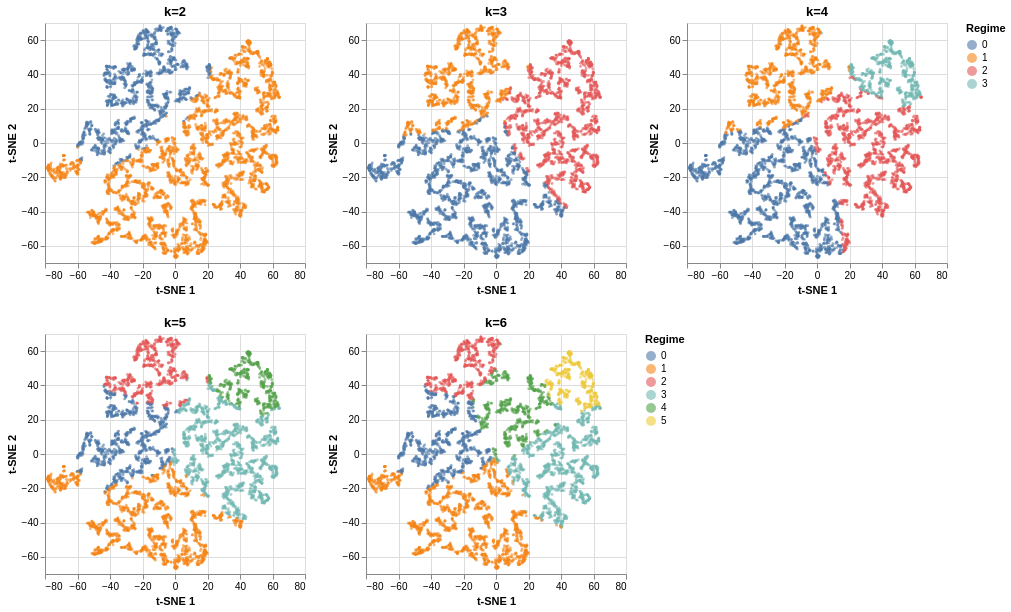

Here is the notebook cell this chart was saved with:
### Code cell
tsne_grid(coords, plot_idx, results)

### Figure 1 — Vega specification as saved in the notebook (floating-point values rounded to 4 significant figures; data arrays with more than 128 entries replaced by an {"elided": "..."} marker saying what was removed)
{"$schema": "https://vega.github.io/schema/vega/v6.json", "data": [{"name": "source_0", "values": {"elided": "5000 records"}}, {"name": "source_1", "values": {"elided": "5000 records"}}, {"name": "source_2", "values": {"elided": "5000 records"}}, {"name": "source_3", "values": {"elided": "5000 records"}}, {"name": "source_4", "values": {"elided": "5000 records"}}, {"name": "source_0_concat_0_color_domain_regime_0", "values": [{"regime": "0"}, {"regime": "1"}]}, {"name": "source_1_concat_0_color_domain_regime_1", "values": [{"regime": "0"}, {"regime": "1"}, {"regime": "2"}]}, {"name": "source_2_concat_0_color_domain_regime_2", "values": [{"regime": "0"}, {"regime": "1"}, {"regime": "2"}, {"regime": "3"}]}, {"name": "source_0_concat_0_concat_0_x_domain_tsne_1", "values": [{"min": -78.46, "max": 64.28}]}, {"name": "source_0_concat_0_concat_0_y_domain_tsne_2", "values": [{"min": -66.82, "max": 68.36}]}, {"name": "source_1_concat_0_concat_1_x_domain_tsne_1", "values": [{"min": -78.46, "max": 64.28}]}, {"name": "source_1_concat_0_concat_1_y_domain_tsne_2", "values": [{"min": -66.82, "max": 68.36}]}, {"name": "source_2_concat_0_concat_2_x_domain_tsne_1", "values": [{"min": -78.46, "max": 64.28}]}, {"name": "source_2_concat_0_concat_2_y_domain_tsne_2", "values": [{"min": -66.82, "max": 68.36}]}, {"name": "source_3_concat_1_color_domain_regime_0", "values": [{"regime": "0"}, {"regime": "1"}, {"regime": "2"}, {"regime": "3"}, {"regime": "4"}]}, {"name": "source_4_concat_1_color_domain_regime_1", "values": [{"regime": "0"}, {"regime": "1"}, {"regime": "2"}, {"regime": "4"}, {"regime": "3"}, {"regime": "5"}]}, {"name": "source_3_concat_1_concat_0_x_domain_tsne_1", "values": [{"min": -78.46, "max": 64.28}]}, {"name": "source_3_concat_1_concat_0_y_domain_tsne_2", "values": [{"min": -66.82, "max": 68.36}]}, {"name": "source_4_concat_1_concat_1_x_domain_tsne_1", "values": [{"min": -78.46, "max": 64.28}]}, {"name": "source_4_concat_1_concat_1_y_domain_tsne_2", "values": [{"min": -66.82, "max": 68.36}]}], "signals": [{"name": "childHeight", "value": 240}, {"name": "concat_0_childWidth", "value": 260}, {"name": "concat_1_childWidth", "value": 260}], "marks": [{"type": "group", "name": "concat_0_group", "marks": [{"type": "group", "name": "concat_0_concat_0_group", "encode": {"update": {"width": {"signal": "concat_0_childWidth"}, "height": {"signal": "childHeight"}}}, "marks": [{"type": "symbol", "name": "concat_0_concat_0_marks", "from": {"data": "source_0"}, "encode": {"update": {"fill": {"field": "regime", "scale": "concat_0_color"}, "shape": {"value": "circle"}, "y": {"field": "tsne_2", "scale": "concat_0_concat_0_y"}, "x": {"field": "tsne_1", "scale": "concat_0_concat_0_x"}, "size": {"value": 8}, "opacity": {"value": 0.6}}}, "style": ["circle"]}], "axes": [{"scale": "concat_0_concat_0_x", "maxExtent": 0, "zindex": 0, "gridScale": "concat_0_concat_0_y", "ticks": false, "orient": "bottom", "labels": false, "minExtent": 0, "tickCount": {"signal": "ceil(concat_0_childWidth/40)"}, "domain": false, "aria": false, "grid": true}, {"scale": "concat_0_concat_0_y", "maxExtent": 0, "aria": false, "grid": true, "gridScale": "concat_0_concat_0_x", "domain": false, "tickCount": {"signal": "ceil(childHeight/40)"}, "labels": false, "orient": "left", "ticks": false, "minExtent": 0, "zindex": 0}, {"scale": "concat_0_concat_0_x", "grid": false, "title": "t-SNE 1", "labelOverlap": true, "tickCount": {"signal": "ceil(concat_0_childWidth/40)"}, "labelFlush": true, "zindex": 0, "orient": "bottom"}, {"scale": "concat_0_concat_0_y", "title": "t-SNE 2", "orient": "left", "labelOverlap": true, "tickCount": {"signal": "ceil(childHeight/40)"}, "grid": false, "zindex": 0}], "title": {"text": "k=2", "frame": "group"}, "style": "cell"}, {"type": "group", "name": "concat_0_concat_1_group", "encode": {"update": {"width": {"signal": "concat_0_childWidth"}, "height": {"signal": "childHeight"}}}, "marks": [{"type": "symbol", "name": "concat_0_concat_1_marks", "from": {"data": "source_1"}, "encode": {"update": {"size": {"value": 8}, "shape": {"value": "circle"}, "opacity": {"value": 0.6}, "x": {"field": "tsne_1", "scale": "concat_0_concat_1_x"}, "y": {"field": "tsne_2", "scale": "concat_0_concat_1_y"}, "fill": {"field": "regime", "scale": "concat_0_color"}}}, "style": ["circle"]}], "axes": [{"scale": "concat_0_concat_1_x", "maxExtent": 0, "aria": false, "grid": true, "tickCount": {"signal": "ceil(concat_0_childWidth/40)"}, "orient": "bottom", "ticks": false, "labels": false, "zindex": 0, "minExtent": 0, "gridScale": "concat_0_concat_1_y", "domain": false}, {"scale": "concat_0_concat_1_y", "grid": true, "maxExtent": 0, "gridScale": "concat_0_concat_1_x", "aria": false, "labels": false, "domain": false, "orient": "left", "ticks": false, "zindex": 0, "minExtent": 0, "tickCount": {"signal": "ceil(childHeight/40)"}}, {"scale": "concat_0_concat_1_x", "tickCount": {"signal": "ceil(concat_0_childWidth/40)"}, "zindex": 0, "title": "t-SNE 1", "labelFlush": true, "grid": false, "labelOverlap": true, "orient": "bottom"}, {"scale": "concat_0_concat_1_y", "orient": "left", "zindex": 0, "tickCount": {"signal": "ceil(childHeight/40)"}, "grid": false, "title": "t-SNE 2", "labelOverlap": true}], "title": {"text": "k=3", "frame": "group"}, "style": "cell"}, {"type": "group", "name": "concat_0_concat_2_group", "encode": {"update": {"height": {"signal": "childHeight"}, "width": {"signal": "concat_0_childWidth"}}}, "marks": [{"type": "symbol", "name": "concat_0_concat_2_marks", "from": {"data": "source_2"}, "encode": {"update": {"opacity": {"value": 0.6}, "fill": {"field": "regime", "scale": "concat_0_color"}, "x": {"field": "tsne_1", "scale": "concat_0_concat_2_x"}, "y": {"field": "tsne_2", "scale": "concat_0_concat_2_y"}, "shape": {"value": "circle"}, "size": {"value": 8}}}, "style": ["circle"]}], "axes": [{"scale": "concat_0_concat_2_x", "gridScale": "concat_0_concat_2_y", "grid": true, "tickCount": {"signal": "ceil(concat_0_childWidth/40)"}, "domain": false, "aria": false, "orient": "bottom", "maxExtent": 0, "minExtent": 0, "ticks": false, "zindex": 0, "labels": false}, {"scale": "concat_0_concat_2_y", "domain": false, "ticks": false, "gridScale": "concat_0_concat_2_x", "aria": false, "grid": true, "orient": "left", "zindex": 0, "labels": false, "tickCount": {"signal": "ceil(childHeight/40)"}, "maxExtent": 0, "minExtent": 0}, {"scale": "concat_0_concat_2_x", "zindex": 0, "grid": false, "title": "t-SNE 1", "labelFlush": true, "orient": "bottom", "labelOverlap": true, "tickCount": {"signal": "ceil(concat_0_childWidth/40)"}}, {"scale": "concat_0_concat_2_y", "title": "t-SNE 2", "zindex": 0, "grid": false, "labelOverlap": true, "tickCount": {"signal": "ceil(childHeight/40)"}, "orient": "left"}], "title": {"text": "k=4", "frame": "group"}, "style": "cell"}], "layout": {"padding": 20, "bounds": "full", "align": "each"}, "legends": [{"title": "Regime", "fill": "concat_0_color", "symbolType": "circle", "encode": {"symbols": {"update": {"opacity": {"value": 0.6}}}}}]}, {"type": "group", "name": "concat_1_group", "marks": [{"type": "group", "name": "concat_1_concat_0_group", "encode": {"update": {"height": {"signal": "childHeight"}, "width": {"signal": "concat_1_childWidth"}}}, "marks": [{"type": "symbol", "name": "concat_1_concat_0_marks", "from": {"data": "source_3"}, "encode": {"update": {"opacity": {"value": 0.6}, "fill": {"field": "regime", "scale": "concat_1_color"}, "size": {"value": 8}, "shape": {"value": "circle"}, "x": {"field": "tsne_1", "scale": "concat_1_concat_0_x"}, "y": {"field": "tsne_2", "scale": "concat_1_concat_0_y"}}}, "style": ["circle"]}], "axes": [{"scale": "concat_1_concat_0_x", "minExtent": 0, "orient": "bottom", "tickCount": {"signal": "ceil(concat_1_childWidth/40)"}, "maxExtent": 0, "gridScale": "concat_1_concat_0_y", "labels": false, "aria": false, "grid": true, "zindex": 0, "domain": false, "ticks": false}, {"scale": "concat_1_concat_0_y", "grid": true, "zindex": 0, "gridScale": "concat_1_concat_0_x", "minExtent": 0, "orient": "left", "tickCount": {"signal": "ceil(childHeight/40)"}, "domain": false, "labels": false, "maxExtent": 0, "ticks": false, "aria": false}, {"scale": "concat_1_concat_0_x", "orient": "bottom", "labelOverlap": true, "grid": false, "labelFlush": true, "tickCount": {"signal": "ceil(concat_1_childWidth/40)"}, "zindex": 0, "title": "t-SNE 1"}, {"scale": "concat_1_concat_0_y", "tickCount": {"signal": "ceil(childHeight/40)"}, "orient": "left", "title": "t-SNE 2", "grid": false, "labelOverlap": true, "zindex": 0}], "title": {"text": "k=5", "frame": "group"}, "style": "cell"}, {"type": "group", "name": "concat_1_concat_1_group", "encode": {"update": {"height": {"signal": "childHeight"}, "width": {"signal": "concat_1_childWidth"}}}, "marks": [{"type": "symbol", "name": "concat_1_concat_1_marks", "from": {"data": "source_4"}, "encode": {"update": {"y": {"field": "tsne_2", "scale": "concat_1_concat_1_y"}, "x": {"field": "tsne_1", "scale": "concat_1_concat_1_x"}, "opacity": {"value": 0.6}, "shape": {"value": "circle"}, "fill": {"field": "regime", "scale": "concat_1_color"}, "size": {"value": 8}}}, "style": ["circle"]}], "axes": [{"scale": "concat_1_concat_1_x", "minExtent": 0, "grid": true, "gridScale": "concat_1_concat_1_y", "tickCount": {"signal": "ceil(concat_1_childWidth/40)"}, "domain": false, "ticks": false, "zindex": 0, "labels": false, "orient": "bottom", "aria": false, "maxExtent": 0}, {"scale": "concat_1_concat_1_y", "maxExtent": 0, "aria": false, "gridScale": "concat_1_concat_1_x", "minExtent": 0, "ticks": false, "tickCount": {"signal": "ceil(childHeight/40)"}, "grid": true, "zindex": 0, "domain": false, "orient": "left", "labels": false}, {"scale": "concat_1_concat_1_x", "grid": false, "labelFlush": true, "labelOverlap": true, "tickCount": {"signal": "ceil(concat_1_childWidth/40)"}, "zindex": 0, "orient": "bottom", "title": "t-SNE 1"}, {"scale": "concat_1_concat_1_y", "zindex": 0, "tickCount": {"signal": "ceil(childHeight/40)"}, "orient": "left", "title": "t-SNE 2", "labelOverlap": true, "grid": false}], "title": {"text": "k=6", "frame": "group"}, "style": "cell"}], "legends": [{"title": "Regime", "fill": "concat_1_color", "symbolType": "circle", "encode": {"symbols": {"update": {"opacity": {"value": 0.6}}}}}], "layout": {"padding": 20, "bounds": "full", "align": "each"}}], "scales": [{"name": "concat_0_color", "type": "ordinal", "domain": {"fields": [{"data": "source_0_concat_0_color_domain_regime_0", "field": "regime"}, {"data": "source_1_concat_0_color_domain_regime_1", "field": "regime"}, {"data": "source_2_concat_0_color_domain_regime_2", "field": "regime"}], "sort": true}, "range": "category"}, {"name": "concat_0_concat_0_x", "type": "linear", "domain": [{"signal": "(data(\"source_0_concat_0_concat_0_x_domain_tsne_1\")[0] || {}).min"}, {"signal": "(data(\"source_0_concat_0_concat_0_x_domain_tsne_1\")[0] || {}).max"}], "range": [0, {"signal": "concat_0_childWidth"}], "nice": true, "zero": true}, {"name": "concat_0_concat_0_y", "type": "linear", "domain": [{"signal": "(data(\"source_0_concat_0_concat_0_y_domain_tsne_2\")[0] || {}).min"}, {"signal": "(data(\"source_0_concat_0_concat_0_y_domain_tsne_2\")[0] || {}).max"}], "range": [{"signal": "childHeight"}, 0], "zero": true, "nice": true}, {"name": "concat_0_concat_1_x", "type": "linear", "domain": [{"signal": "(data(\"source_1_concat_0_concat_1_x_domain_tsne_1\")[0] || {}).min"}, {"signal": "(data(\"source_1_concat_0_concat_1_x_domain_tsne_1\")[0] || {}).max"}], "range": [0, {"signal": "concat_0_childWidth"}], "nice": true, "zero": true}, {"name": "concat_0_concat_1_y", "type": "linear", "domain": [{"signal": "(data(\"source_1_concat_0_concat_1_y_domain_tsne_2\")[0] || {}).min"}, {"signal": "(data(\"source_1_concat_0_concat_1_y_domain_tsne_2\")[0] || {}).max"}], "range": [{"signal": "childHeight"}, 0], "zero": true, "nice": true}, {"name": "concat_0_concat_2_x", "type": "linear", "domain": [{"signal": "(data(\"source_2_concat_0_concat_2_x_domain_tsne_1\")[0] || {}).min"}, {"signal": "(data(\"source_2_concat_0_concat_2_x_domain_tsne_1\")[0] || {}).max"}], "range": [0, {"signal": "concat_0_childWidth"}], "nice": true, "zero": true}, {"name": "concat_0_concat_2_y", "type": "linear", "domain": [{"signal": "(data(\"source_2_concat_0_concat_2_y_domain_tsne_2\")[0] || {}).min"}, {"signal": "(data(\"source_2_concat_0_concat_2_y_domain_tsne_2\")[0] || {}).max"}], "range": [{"signal": "childHeight"}, 0], "nice": true, "zero": true}, {"name": "concat_1_color", "type": "ordinal", "domain": {"fields": [{"data": "source_3_concat_1_color_domain_regime_0", "field": "regime"}, {"data": "source_4_concat_1_color_domain_regime_1", "field": "regime"}], "sort": true}, "range": "category"}, {"name": "concat_1_concat_0_x", "type": "linear", "domain": [{"signal": "(data(\"source_3_concat_1_concat_0_x_domain_tsne_1\")[0] || {}).min"}, {"signal": "(data(\"source_3_concat_1_concat_0_x_domain_tsne_1\")[0] || {}).max"}], "range": [0, {"signal": "concat_1_childWidth"}], "zero": true, "nice": true}, {"name": "concat_1_concat_0_y", "type": "linear", "domain": [{"signal": "(data(\"source_3_concat_1_concat_0_y_domain_tsne_2\")[0] || {}).min"}, {"signal": "(data(\"source_3_concat_1_concat_0_y_domain_tsne_2\")[0] || {}).max"}], "range": [{"signal": "childHeight"}, 0], "nice": true, "zero": true}, {"name": "concat_1_concat_1_x", "type": "linear", "domain": [{"signal": "(data(\"source_4_concat_1_concat_1_x_domain_tsne_1\")[0] || {}).min"}, {"signal": "(data(\"source_4_concat_1_concat_1_x_domain_tsne_1\")[0] || {}).max"}], "range": [0, {"signal": "concat_1_childWidth"}], "nice": true, "zero": true}, {"name": "concat_1_concat_1_y", "type": "linear", "domain": [{"signal": "(data(\"source_4_concat_1_concat_1_y_domain_tsne_2\")[0] || {}).min"}, {"signal": "(data(\"source_4_concat_1_concat_1_y_domain_tsne_2\")[0] || {}).max"}], "range": [{"signal": "childHeight"}, 0], "zero": true, "nice": true}], "background": "white", "padding": 5, "layout": {"padding": 20, "columns": 1, "bounds": "full", "align": "each"}}
